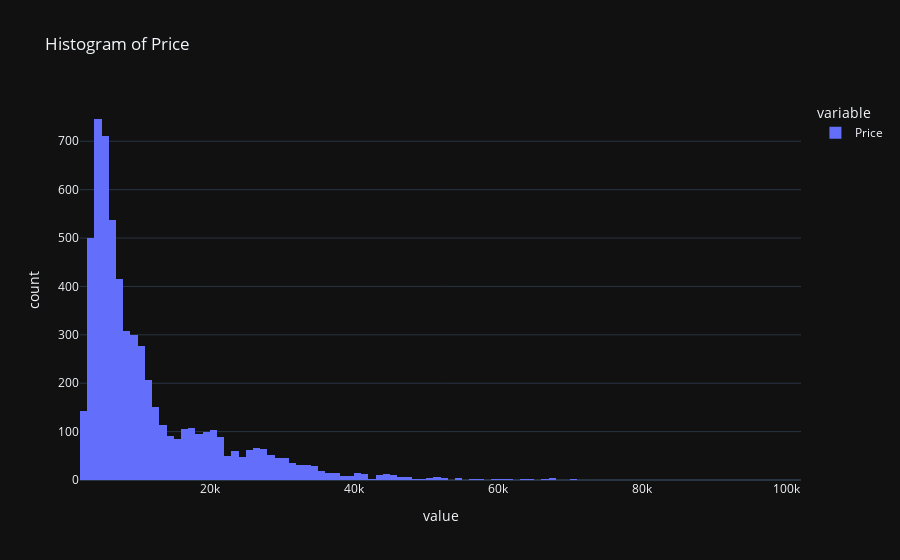

Source (notebook cell):
### Code cell
fig = px.histogram(data, x=["Price"], template = 'plotly_dark', title = 'Histogram of Price')
fig.show()

### Figure 1 — Plotly figure (JSON) as saved in the notebook; plotly's stock layout.template omitted (floating-point values rounded to 4 significant figures; data arrays with more than 128 entries replaced by an {"elided": "..."} marker saying what was removed)
{"data": [{"alignmentgroup": "True", "bingroup": "x", "hovertemplate": "variable=Price<br>value=%{x}<br>count=%{y}<extra></extra>", "legendgroup": "Price", "marker": {"color": "#636efa", "pattern": {"shape": ""}}, "name": "Price", "offsetgroup": "Price", "orientation": "v", "showlegend": true, "type": "histogram", "x": {"elided": "6000 int values"}, "xaxis": "x", "yaxis": "y"}], "layout": {"barmode": "relative", "legend": {"title": {"text": "variable"}, "tracegroupgap": 0}, "title": {"text": "Histogram of Price"}, "xaxis": {"anchor": "y", "domain": [0, 1], "title": {"text": "value"}}, "yaxis": {"anchor": "x", "domain": [0, 1], "title": {"text": "count"}}}}
